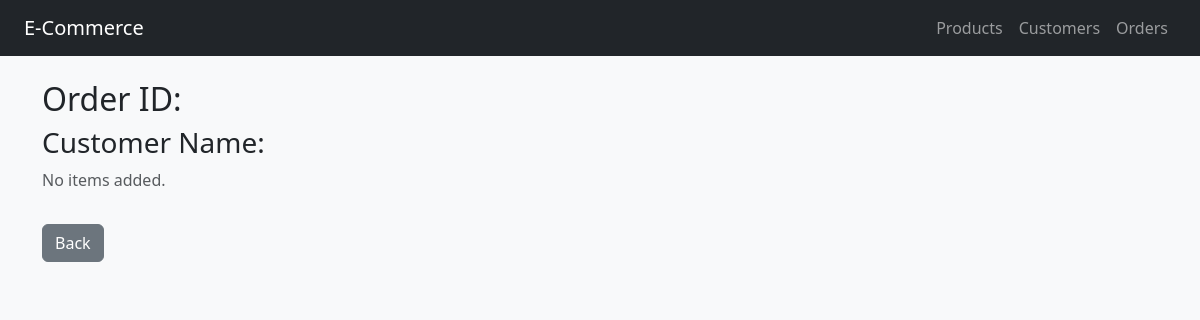
Page /orders/4/order_details on the earlier database version.
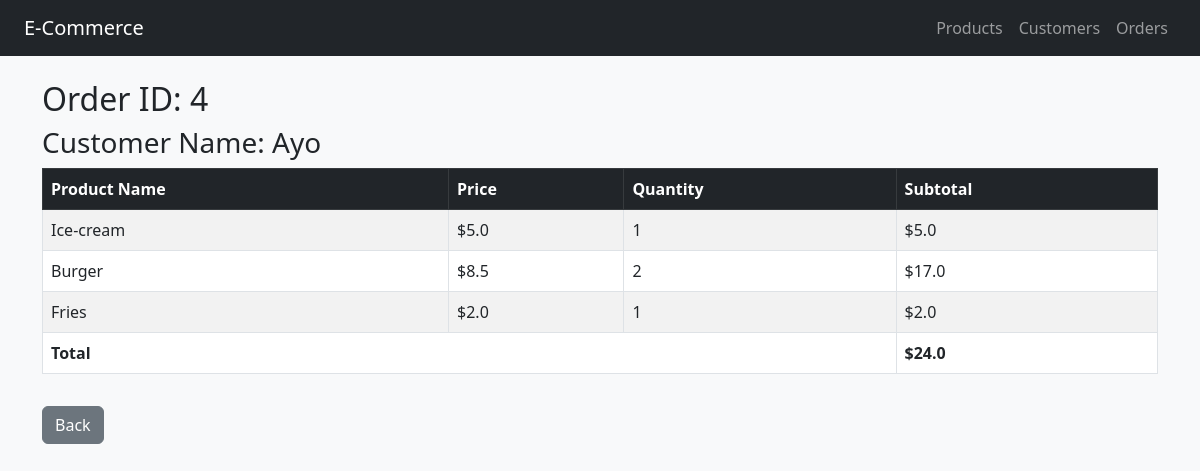
Same page on the later database version.
### tables this page shows
CREATE TABLE orders (
        id INTEGER PRIMARY KEY AUTOINCREMENT,
        customer_id INTEGER NOT NULL,
        FOREIGN KEY (customer_id) REFERENCES customers(id)
    );

CREATE TABLE customers (
        id INTEGER PRIMARY KEY AUTOINCREMENT,
        name TEXT NOT NULL
    );

CREATE TABLE order_items (
        id INTEGER PRIMARY KEY AUTOINCREMENT,
        order_id INTEGER NOT NULL,
        product_id INTEGER NOT NULL,
        qty INTEGER NOT NULL,
        FOREIGN KEY (order_id) REFERENCES orders(id),
        FOREIGN KEY (product_id) REFERENCES products(id)
    );

CREATE TABLE products (
        id INTEGER PRIMARY KEY AUTOINCREMENT,
        name TEXT NOT NULL,
        price REAL NOT NULL
    );

### app.py (the view)
@app.route('/orders/<int:order_id>/order_details', methods=['GET'])
def get_order_details(order_id):
    conn = get_db()
    order = conn.execute('''
        SELECT orders.id, customers.name as customer_name
        FROM orders
        JOIN customers ON orders.customer_id = customers.id
        WHERE orders.id = ?
    ''', (order_id,)).fetchone()
    items = conn.execute('''
        SELECT products.name as product_name,
               order_items.qty,
               products.price,
               order_items.qty * products.price as subtotal
        FROM order_items
        JOIN products ON order_items.product_id = products.id
        WHERE order_items.order_id = ?
    ''', (order_id,)).fetchall()
    conn.close()
    total = sum(item['subtotal'] for item in items)
    return render_template('order_details.html', order=order, items=items, total=total)

### app.py (called while the page is built)
def get_db():
    conn = sqlite3.connect('database.db')
    conn.row_factory = sqlite3.Row
    return conn

### templates/order_details.html
{% extends "base.html" %}
{% block content %}
    <h2>Order ID: {{order.id}}</h2>
    <h3>Customer Name: {{order.customer_name}} </h3>
    {% if items %}
        <table class="table table-striped table-bordered">
            <thead class="table-dark">
                <tr>
                    <th>Product Name</th>
                    <th>Price</th>
                    <th>Quantity</th>
                    <th>Subtotal</th>
                </tr>
            </thead>
            <tbody>
                {% for item in items %}
                <tr>
                    <td>{{ item.product_name }}</td>
                    <td>${{ item.price }}</td>
                    <td>{{ item.qty }}</td>
                    <td>${{ item.subtotal | round(2) }}</td>
                </tr>
                {% endfor %}
                <tr>
                    <td colspan="3"><strong>Total</strong></td>
                    <td><strong>${{ total | round(2) }}</strong></td>
                </tr>
            </tbody>
        </table>
    {% else %}
        <p class="text-muted">No items added.</p>
    {% endif %}
    <a href="/orders" class="btn btn-secondary mt-3">Back</a>
{% endblock %}

### templates/base.html (shortened to what this page needs)
<!DOCTYPE html>
<html>
<head>
    <link href="https://cdn.jsdelivr.net/npm/bootstrap@5.3.0/dist/css/bootstrap.min.css" rel="stylesheet">
</head>
<body class="bg-light">
    <nav class="navbar navbar-expand-lg navbar-dark bg-dark px-4">
        <a class="navbar-brand" href="/">E-Commerce</a>
        <div class="navbar-nav ms-auto">
            <a class="nav-link" href="/products">Products</a>
            <a class="nav-link" href="/customers">Customers</a>
            <a class="nav-link" href="/orders">Orders</a>
        </div>
    </nav>
    <div class="container mt-4">
        {% block content %}{% endblock %}
    </div>
</body>
</html>

Differences in the rows shown:
added orders: id "4"
now on this page (row unchanged): customers: customer_name "Ayo"
added order_items: product_name "Ice-cream", price "5.0", qty "1", subtotal "5.0"
added order_items: product_name "Burger", price "8.5", qty "2", subtotal "17.0"
added order_items: product_name "Fries", price "2.0", qty "1", subtotal "2.0"
Other differences:
{{ total | round(2) }}: (not shown) → "24.0"
text no longer shown: "No items added."
text now shown: "Product Name Price Quantity Subtotal Total $"
